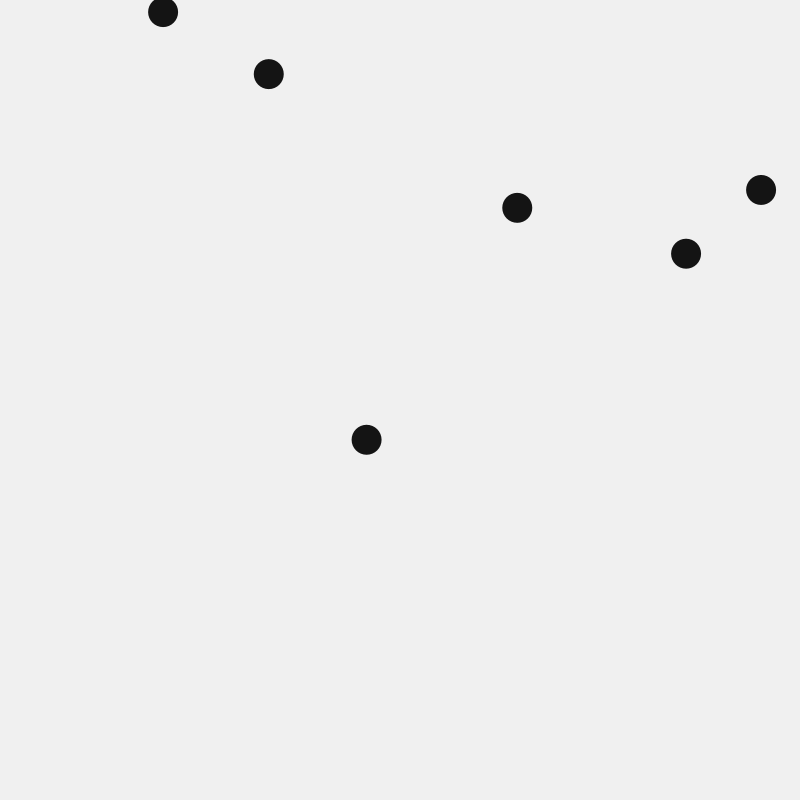
Frame 1 (no input)
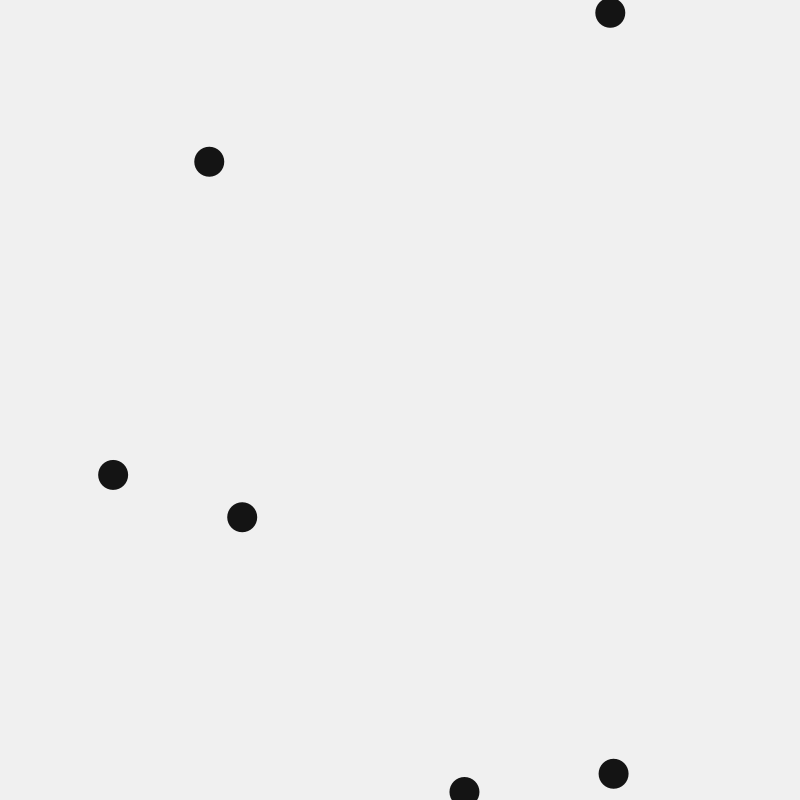
Frame 60 (the mouse pressed at the canvas centre just before this capture)
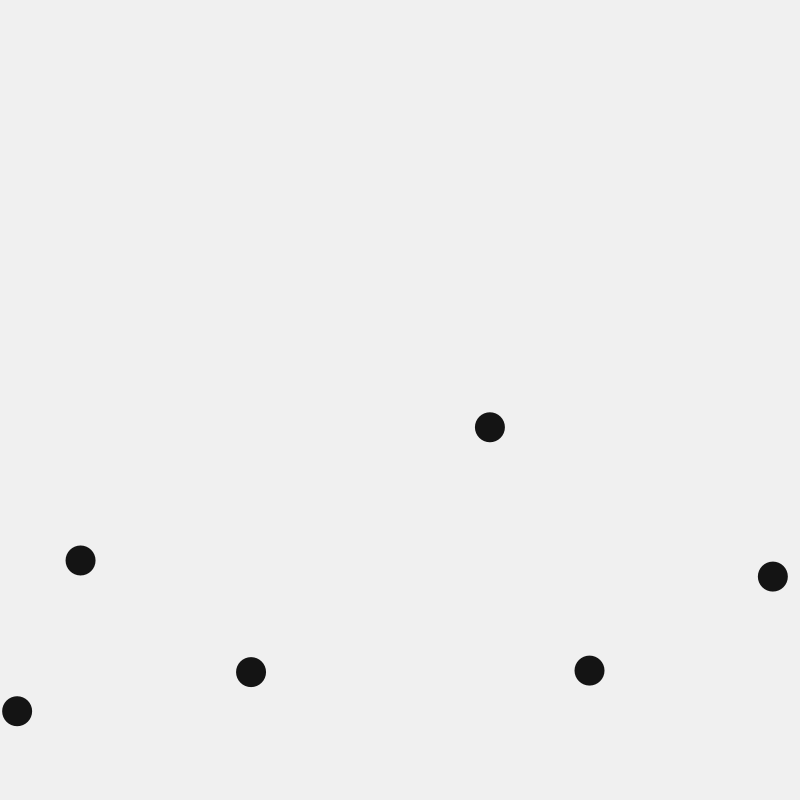
Frame 120 (the mouse held since frame 60 and released just before this capture)

The Processing sketch that drew these frames (run headless with seeded random() and noise(); from frame 60 on, the mouse is pressed at the canvas centre):

// Processing sketch: sketch_0031Loop01
// ── sketch_0031Loop01.pde
//palle randomiche

void setup() {
  size(800, 800);
  frameRate(5);
}

void draw() {
  background(240);
  fill(20);
  noStroke();
  ellipse(random(width), random(height), 30, 30);
  //se volessi tante palle?
  ellipse(random(width), random(height), 30, 30);
  ellipse(random(width), random(height), 30, 30);
  ellipse(random(width), random(height), 30, 30);
  ellipse(random(width), random(height), 30, 30);
  ellipse(random(width), random(height), 30, 30);
  //dev'esserci un modo migliore
}
